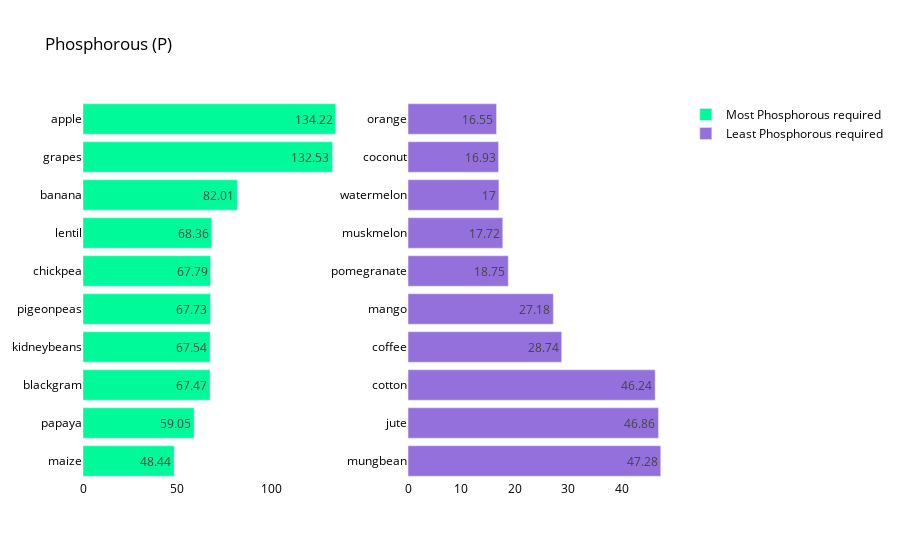

Notebook code cell kept with this figure:
### Markdown cell above
#### Phosphorous Analysis

### Code cell
crop_summary_P = crop_summary.sort_values(by='P', ascending=False)
fig = make_subplots(rows=1, cols=2)
top = {
    'y' : crop_summary_P['P'][0:10].sort_values().index,
    'x' : crop_summary_P['P'][0:10].sort_values()
}
last = {
    'y' : crop_summary_P['P'][-10:].index,
    'x' : crop_summary_P['P'][-10:]
}
fig.add_trace(
    go.Bar(top,
           name="Most Phosphorous required",
           marker_color=random.choice(colors),
           orientation='h',
          text=top['x']),
    row=1, col=1
)
fig.add_trace(
    go.Bar(last,
           name="Least Phosphorous required",
           marker_color=random.choice(colors),
           orientation='h',
          text=last['x']),
    row=1, col=2
)
fig.update_traces(texttemplate='%{text}', textposition='inside')
fig.update_layout(title_text="Phosphorous (P)",
                  plot_bgcolor='white',
                  font_size=12, 
                  font_color='black',
                 height=500)
fig.update_xaxes(showgrid=False)
fig.update_yaxes(showgrid=False)
fig.show()

### Figure 1 — Plotly figure (JSON) as saved in the notebook; plotly's stock layout.template omitted (floating-point values rounded to 4 significant figures)
{"data": [{"marker": {"color": "#00FA9A"}, "name": "Most Phosphorous required", "orientation": "h", "text": [48.44, 59.05, 67.47, 67.54, 67.73, 67.79, 68.36, 82.01, 132.5, 134.2], "textposition": "inside", "texttemplate": "%{text}", "type": "bar", "x": [48.44, 59.05, 67.47, 67.54, 67.73, 67.79, 68.36, 82.01, 132.5, 134.2], "xaxis": "x", "y": ["maize", "papaya", "blackgram", "kidneybeans", "pigeonpeas", "chickpea", "lentil", "banana", "grapes", "apple"], "yaxis": "y"}, {"marker": {"color": "#9370DB"}, "name": "Least Phosphorous required", "orientation": "h", "text": [47.28, 46.86, 46.24, 28.74, 27.18, 18.75, 17.72, 17, 16.93, 16.55], "textposition": "inside", "texttemplate": "%{text}", "type": "bar", "x": [47.28, 46.86, 46.24, 28.74, 27.18, 18.75, 17.72, 17, 16.93, 16.55], "xaxis": "x2", "y": ["mungbean", "jute", "cotton", "coffee", "mango", "pomegranate", "muskmelon", "watermelon", "coconut", "orange"], "yaxis": "y2"}], "layout": {"autosize": true, "font": {"color": "black", "size": 12}, "plot_bgcolor": "white", "title": {"text": "Phosphorous (P)"}, "xaxis": {"anchor": "y", "autorange": true, "domain": [0, 0.45], "range": [0, 141.3], "showgrid": false, "type": "linear"}, "xaxis2": {"anchor": "y2", "autorange": true, "domain": [0.55, 1], "range": [0, 49.77], "showgrid": false, "type": "linear"}, "yaxis": {"anchor": "x", "autorange": true, "domain": [0, 1], "range": [-0.5, 9.5], "showgrid": false, "type": "category"}, "yaxis2": {"anchor": "x2", "autorange": true, "domain": [0, 1], "range": [-0.5, 9.5], "showgrid": false, "type": "category"}}}
